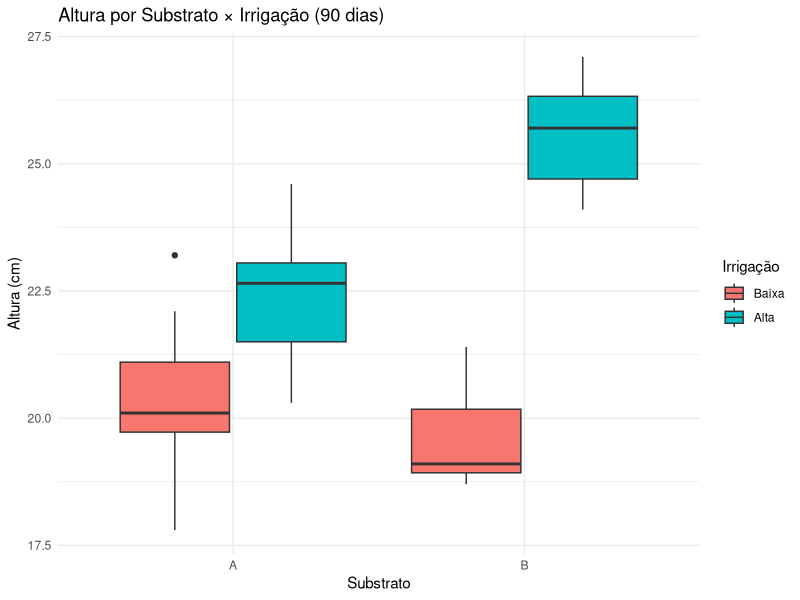
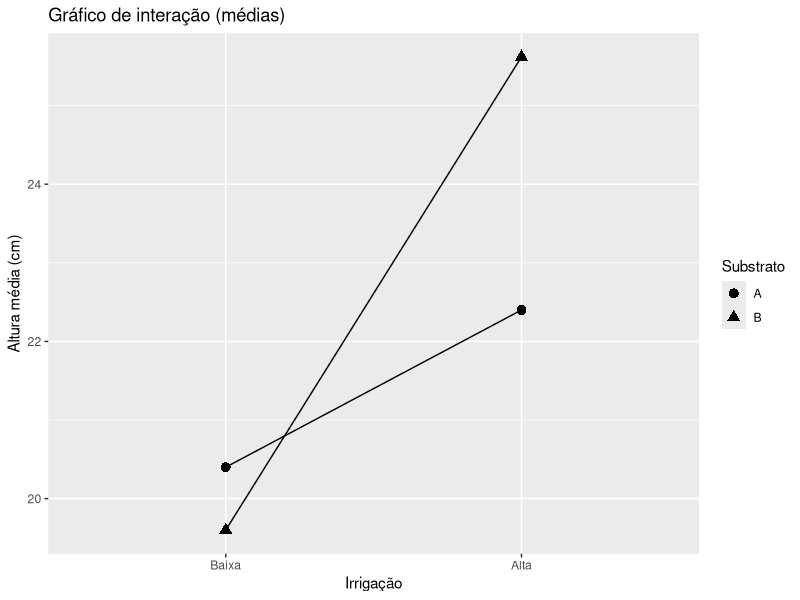
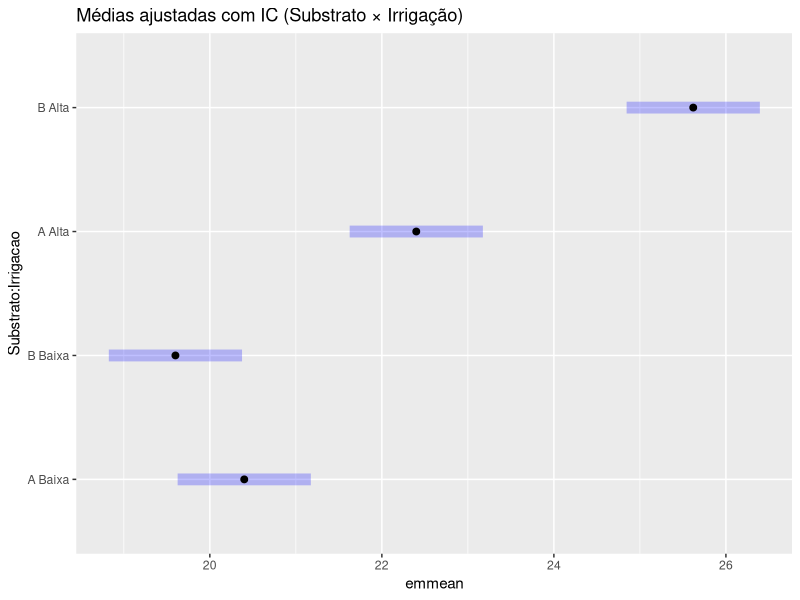

R code for these plots, in order:
## ---- chunk 1
library(readr); library(dplyr); library(ggplot2)

# Quarto local:
dados <- read_csv("dados/fatorial_substrato_irrigacao_2x2.csv", show_col_types = FALSE)
# Colab:
# dados <- read_csv("/content/fatorial_substrato_irrigacao_2x2.csv", show_col_types = FALSE)

# Fatores com ordem explícita (útil para gráficos e relatórios)
dados$Substrato <- factor(dados$Substrato, levels = c("A","B"))
dados$Irrigacao <- factor(dados$Irrigacao, levels = c("Baixa","Alta"))

# ANOVA fatorial com interação (modelo completo)
mod_full <- aov(Altura_cm ~ Substrato * Irrigacao, data = dados)
summary(mod_full)
## ---- chunk 2
# Modelo sem interação (aditivo)
mod_add  <- aov(Altura_cm ~ Substrato + Irrigacao, data = dados)

# Comparação formal
anova(mod_add, mod_full)   # p < 0,05 → manter interação
AIC(mod_add, mod_full)     # critério de informação (menor é preferível)
## ---- chunk 3
# Boxplot por combinação
ggplot(dados, aes(x = Substrato, y = Altura_cm, fill = Irrigacao)) +
  geom_boxplot(position = position_dodge(width = .8)) +
  labs(title = "Altura por Substrato × Irrigação (90 dias)",
       x = "Substrato", y = "Altura (cm)", fill = "Irrigação") +
  theme_minimal()

# Gráfico de interação (médias por célula)
medias <- dados %>% group_by(Substrato, Irrigacao) %>% summarise(media = mean(Altura_cm), .groups = "drop")
ggplot(medias, aes(Irrigacao, media, group = Substrato, shape = Substrato)) +
  geom_point(size = 3) + geom_line() +
  labs(title = "Gráfico de interação (médias)",
       x = "Irrigação", y = "Altura média (cm)")
## ---- chunk 4
# Com emmeans: estimativas marginais e ICs
# install.packages("emmeans") # se necessário
library(emmeans)

# ICs para as 4 células (médias ajustadas)
emm_cells <- emmeans(mod_full, ~ Substrato * Irrigacao)
summary(emm_cells, infer = c(TRUE, TRUE))  # inclui ICs

# Gráfico com ICs
plot(emm_cells) + ggtitle("Médias ajustadas com IC (Substrato × Irrigação)")
## ---- chunk 5
# Comparar Substrato dentro de cada regime de Irrigação
dados %>% filter(Irrigacao == "Baixa") %>% aov(Altura_cm ~ Substrato, data = .) %>% summary()
dados %>% filter(Irrigacao == "Alta")  %>% aov(Altura_cm ~ Substrato, data = .) %>% summary()
## ---- chunk 6
emm_sub_by_irr <- emmeans(mod_full, ~ Substrato | Irrigacao)
pairs(emm_sub_by_irr)        # compara Substrato dentro de cada Irrigação
